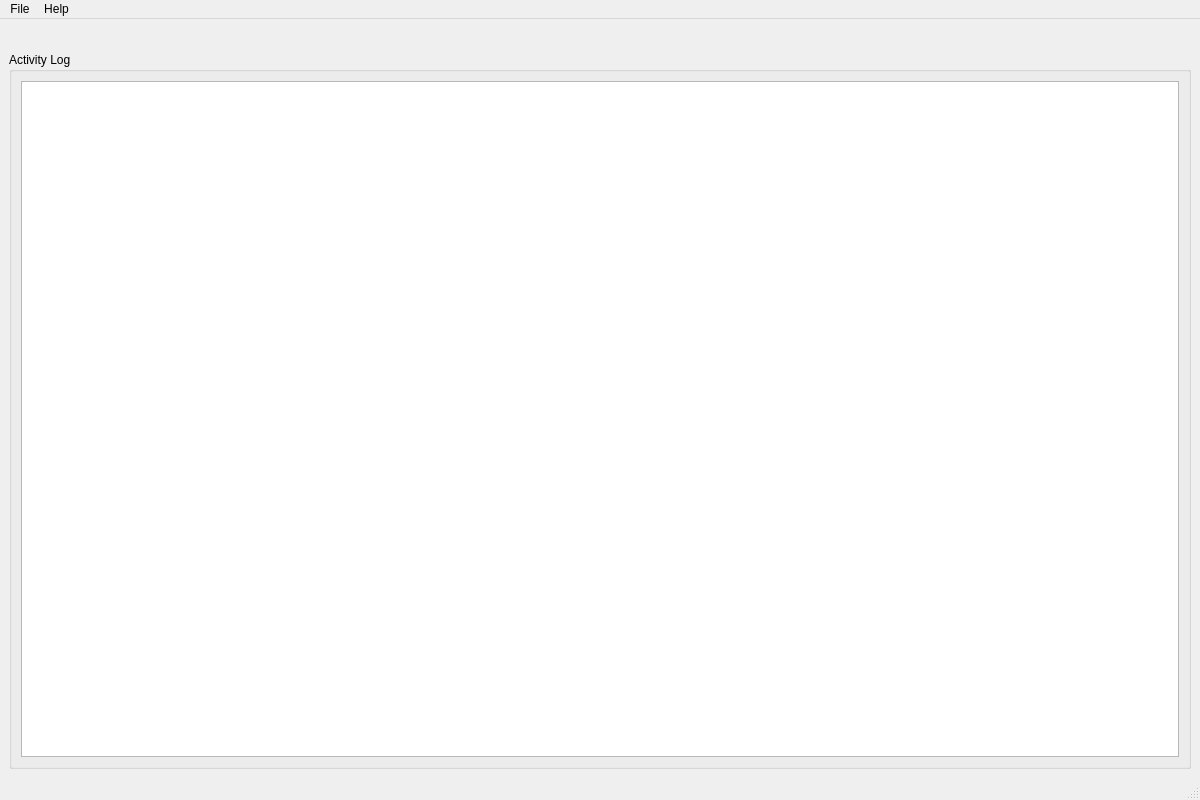
<?xml version="1.0" encoding="UTF-8"?>
<ui version="4.0">
 <class>MainWindow</class>
 <widget class="QMainWindow" name="MainWindow">
  <property name="geometry">
   <rect>
    <x>0</x>
    <y>0</y>
    <width>1200</width>
    <height>800</height>
   </rect>
  </property>
  <property name="windowTitle">
   <string>duperscooper - Duplicate Audio File Manager</string>
  </property>
  <widget class="QWidget" name="centralwidget">
   <layout class="QVBoxLayout" name="verticalLayout">
    <item>
     <!-- Dual-pane viewer will be inserted here by Python code -->
     <widget class="QWidget" name="dualPaneContainer">
      <layout class="QVBoxLayout" name="dualPaneLayout"/>
     </widget>
    </item>
    <item>
     <!-- Log output at bottom -->
     <widget class="QGroupBox" name="logGroup">
      <property name="title">
       <string>Activity Log</string>
      </property>
      <property name="maximumHeight">
       <number>150</number>
      </property>
      <layout class="QVBoxLayout" name="logLayout">
       <item>
        <widget class="QTextEdit" name="scanLogText">
         <property name="readOnly">
          <bool>true</bool>
         </property>
         <property name="lineWrapMode">
          <enum>QTextEdit::NoWrap</enum>
         </property>
        </widget>
       </item>
      </layout>
     </widget>
    </item>
   </layout>
  </widget>
  <widget class="QMenuBar" name="menubar">
   <property name="geometry">
    <rect>
     <x>0</x>
     <y>0</y>
     <width>1200</width>
     <height>22</height>
    </rect>
   </property>
   <widget class="QMenu" name="menuFile">
    <property name="title">
     <string>File</string>
    </property>
    <addaction name="actionOpen"/>
    <addaction name="actionSave"/>
    <addaction name="separator"/>
    <addaction name="actionExit"/>
   </widget>
   <widget class="QMenu" name="menuHelp">
    <property name="title">
     <string>Help</string>
    </property>
    <addaction name="actionAbout"/>
   </widget>
   <addaction name="menuFile"/>
   <addaction name="menuHelp"/>
  </widget>
  <widget class="QStatusBar" name="statusbar"/>
  <action name="actionOpen">
   <property name="text">
    <string>Open Results...</string>
   </property>
   <property name="shortcut">
    <string>Ctrl+O</string>
   </property>
  </action>
  <action name="actionSave">
   <property name="text">
    <string>Save Results...</string>
   </property>
   <property name="shortcut">
    <string>Ctrl+S</string>
   </property>
  </action>
  <action name="actionExit">
   <property name="text">
    <string>Exit</string>
   </property>
   <property name="shortcut">
    <string>Ctrl+Q</string>
   </property>
  </action>
  <action name="actionAbout">
   <property name="text">
    <string>About</string>
   </property>
  </action>
 </widget>
 <resources/>
 <connections/>
</ui>
